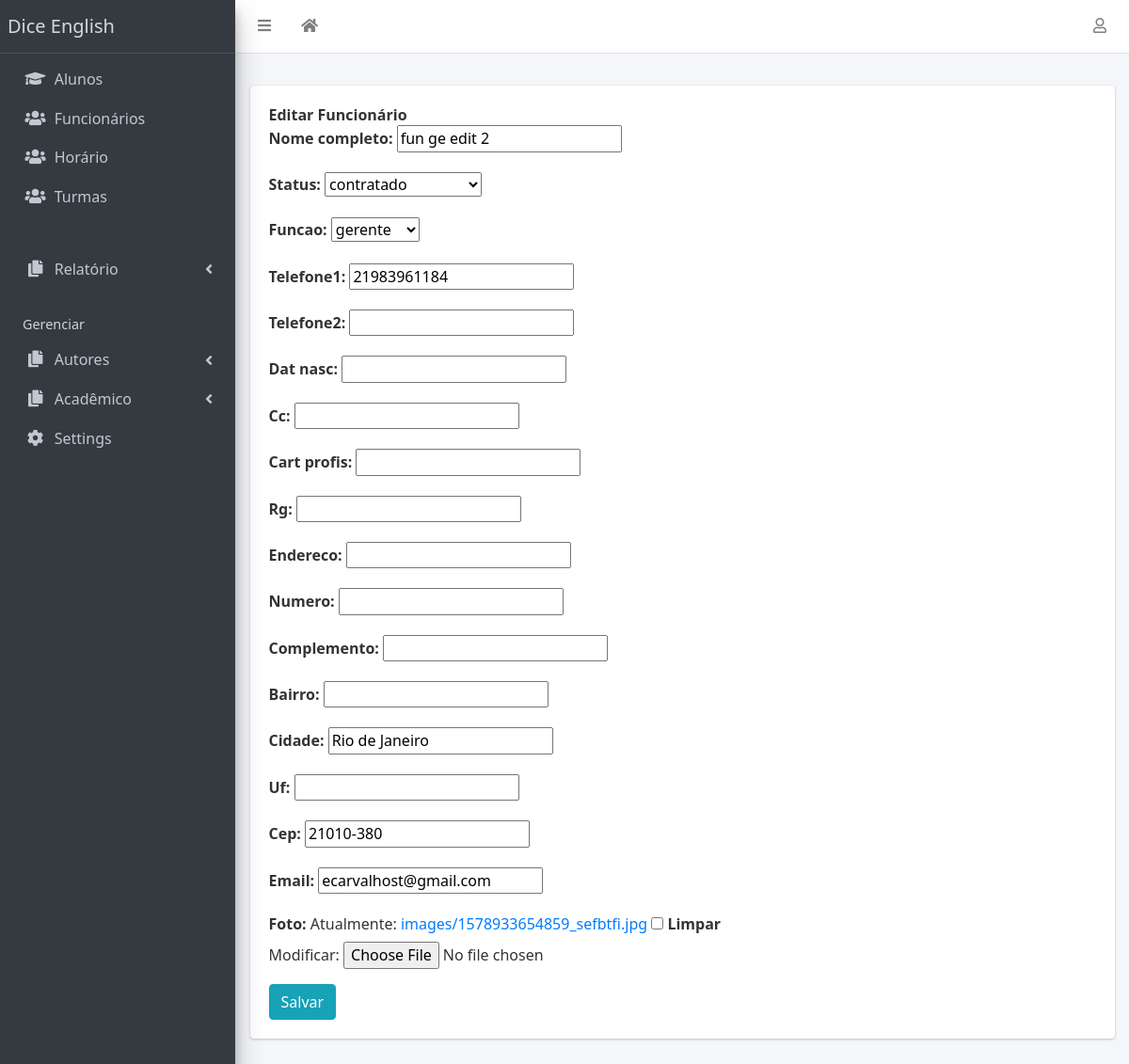
The page /funcionario-update/1 on the database its author committed.
### academico/models.py (models this page shows, shortened)
class Funcionario(models.Model):
    id = models.AutoField(primary_key=True,)
    created_at  = models.DateField(auto_now_add=True)
    nome_completo = models.CharField(max_length=100, blank=True, null=True, default='')
    status_choices = (
        ('contratado', 'contratado'),
        ('contrato encerrado', 'contrato encerrado'),
    )
    status = models.CharField(max_length=100, blank=True, null=True, default='', choices=status_choices)
    funcao_choices = (
        ('gerente', 'gerente'),
        ('recepção', 'recepção'),
        ('professor', 'professor'),
    )
    funcao = models.CharField(max_length=30 , blank=True, null=True, default='', choices=funcao_choices)  # [1=gerente, 2=recep, 3=professor]
    telefone1 = models.CharField(max_length=20, blank=True, null=True, default='')
    telefone2 = models.CharField(max_length=20, blank=True, null=True, default='')
    dat_nasc = models.DateField( blank=True, null=True, default='')
    cc = models.CharField(max_length=100, blank=True, null=True, default='')
    cart_profis = models.CharField(max_length=100, blank=True, null=True, default='')
    rg = models.CharField(max_length=100, blank=True, null=True, default='')
    endereco = models.CharField(max_length=200, blank=True, null=True, default='')
    numero = models.IntegerField( blank=True, null=True, default='')
    complemento = models.CharField(max_length=100, blank=True, null=True, default='')
    bairro = models.CharField(max_length=100, blank=True, null=True, default='')
    cidade = models.CharField(max_length=100, blank=True, null=True, default='')
    uf = models.CharField(max_length=5, blank=True, null=True, default='')
    cep = models.CharField(max_length=100, blank=True, null=True, default='')
    email = models.EmailField(blank=True, null=True, default='')
    foto = models.ImageField(upload_to='images', blank=True, null=True,)

### academico/views.py (the view)
# urls.py: path('funcionario-update/<int:id>', views.Funcionario().update, name='funcionario-update'),
    def update(self, request, id):
        post = models.Funcionario.objects.get(id=id)
        form = forms.FuncionarioForm(request.POST or None, instance=post)
        data = {
            'funcionario': post,
            'form': form,
        }
        if request.method == "POST":
            if form.is_valid():
                form.save()
                return redirect('funcionarios')
        else:
            return render(request, 'funcionario_update_form.html', data )

### academico/forms.py
class FuncionarioForm(ModelForm):
    class Meta:
        model = models.Funcionario
        fields = '__all__'

### templates/funcionario_update_form.html (shortened to what this page needs)
{% extends 'base.html' %}
{% block main %}
<b> Editar Funcionário</b>
<br>
<form action="{% url 'funcionario-update' funcionario.id %}" method="POST">
    {{ form.as_p }}
    <button class="btn btn-info"
            type="submit">
        Salvar
    </button>
</form>
{% endblock %}

### templates/base.html (style rules this page uses)
body { font-family: "Segoe UI", -apple-system, BlinkMacSystemFont, Roboto, Oxygen-Sans, Ubuntu, Cantarell, "Helvetica Neue", sans-serif; line-height: 1.4; color: #333; background-color: #fff; padding: 0 ; #5vw }

### rows shown on the page
Funcionario: nome_completo "fun ge edit 2", status "contratado", funcao "gerente", telefone1 "21983961184", cidade "Rio de Janeiro", cep "21010-380", email "ecarvalhost@gmail.com"

### other values the page prints
{{ school_name | default:"Dice English" }} "Dice English"
